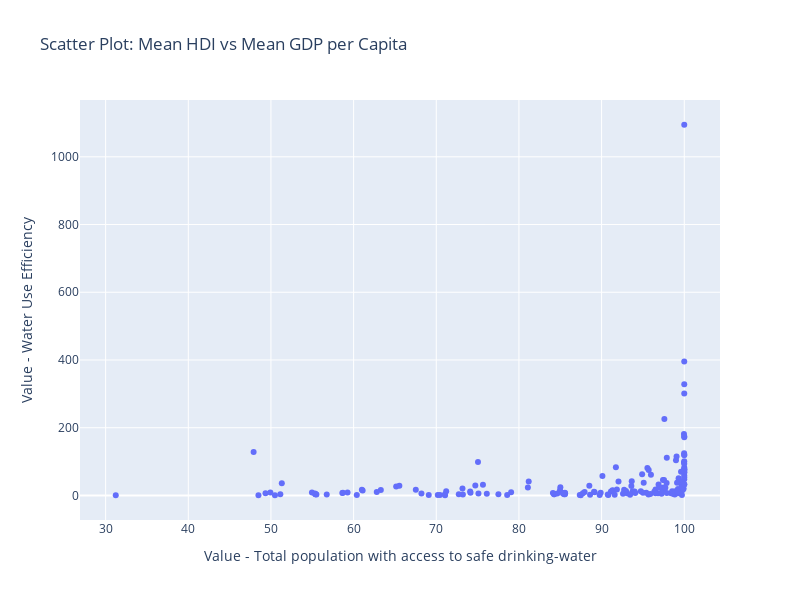

Notebook code cell kept with this figure:
### Code cell
# Scatter plot using seaborn
import matplotlib.pyplot as plt
import seaborn as sns
import plotly.express as px

aquastat = pd.read_csv('aquastat_data.csv')
# Group by 'Area' and calculate the mean only for numeric columns
aquastat_mean = aquastat.groupby('Country', as_index=False).mean(numeric_only=True)

# Create an interactive scatter plot
fig = px.scatter(
    aquastat_mean,
    x='Value - Total population with access to safe drinking-water',
    y='Value - Water Use Efficiency',
    hover_name='Country',  # Displays the country name when hovering over a point
    title='Scatter Plot: Mean HDI vs Mean GDP per Capita',
    labels={
        'Value_Human Development Index (HDI) [highest = 1]': 'Mean Human Development Index (HDI)',
        'Value_GDP per capita': 'Mean GDP per Capita'
    },
    template='plotly',  # Optional: Choose a nice plot theme
    width=800,
    height=600
)

# Show the interactive plot
fig.show()

### Figure 1 — Plotly figure (JSON) as saved in the notebook; plotly's stock layout.template omitted (floating-point values rounded to 4 significant figures; data arrays with more than 128 entries replaced by an {"elided": "..."} marker saying what was removed)
{"data": [{"hovertemplate": "<b>%{hovertext}</b><br><br>Value - Total population with access to safe drinking-water=%{x}<br>Value - Water Use Efficiency=%{y}<extra></extra>", "hovertext": {"elided": "200 str values"}, "legendgroup": "", "marker": {"color": "#636efa", "symbol": "circle"}, "mode": "markers", "name": "", "orientation": "v", "showlegend": false, "type": "scatter", "x": {"elided": "200 float values"}, "xaxis": "x", "y": {"elided": "200 float values"}, "yaxis": "y"}], "layout": {"height": 600, "legend": {"tracegroupgap": 0}, "title": {"text": "Scatter Plot: Mean HDI vs Mean GDP per Capita"}, "width": 800, "xaxis": {"anchor": "y", "domain": [0, 1], "title": {"text": "Value - Total population with access to safe drinking-water"}}, "yaxis": {"anchor": "x", "domain": [0, 1], "title": {"text": "Value - Water Use Efficiency"}}}}
